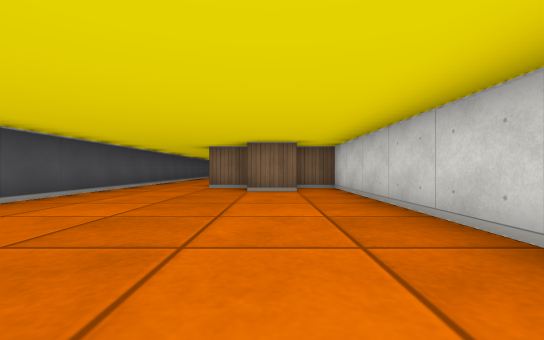
view 1 (above)

12 first-person views from a walk through a cub3D level. The camera is about half as high as the walls, looks level and sees 90° across. The floor is counted in squares. Each view is taken from the middle of a square. On the plan, view 1 faces up. The plan holds only what a view shows up to about 9 squares ahead; the rest is blank.

view 2
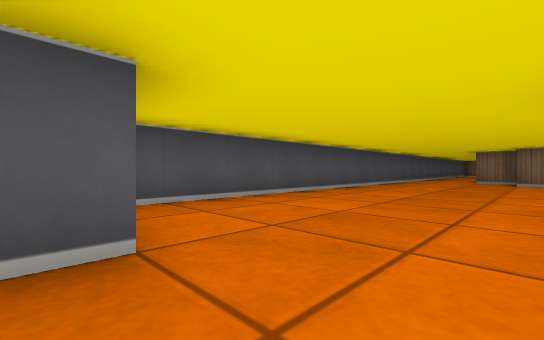

view 3
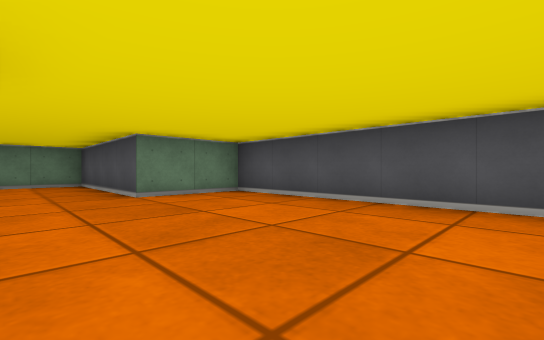

view 4
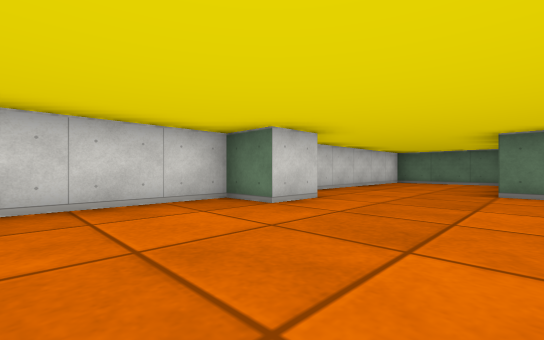

view 5
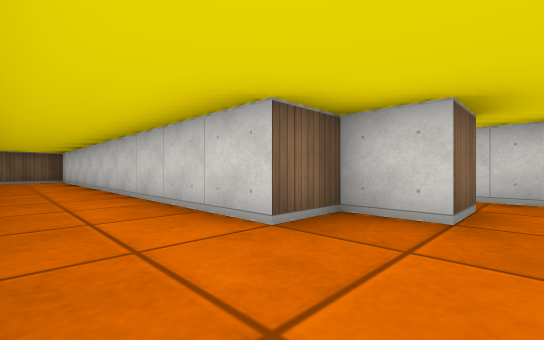

view 6
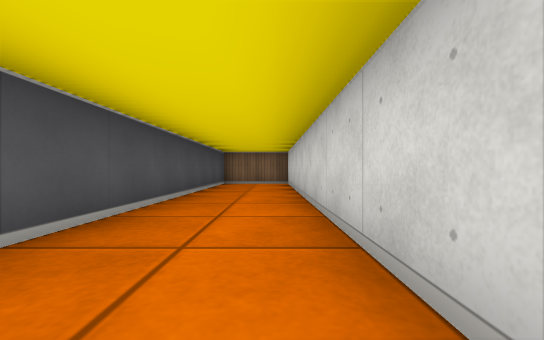

view 7
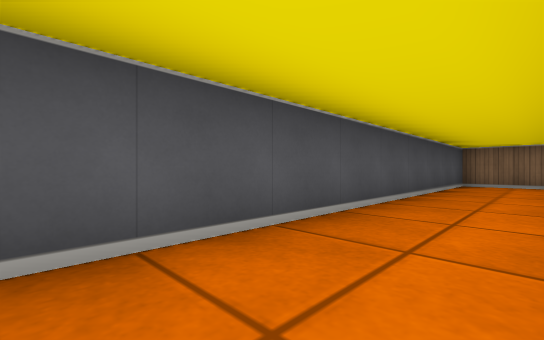

view 8
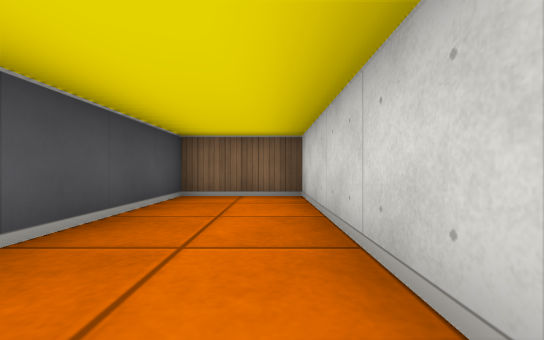

view 9
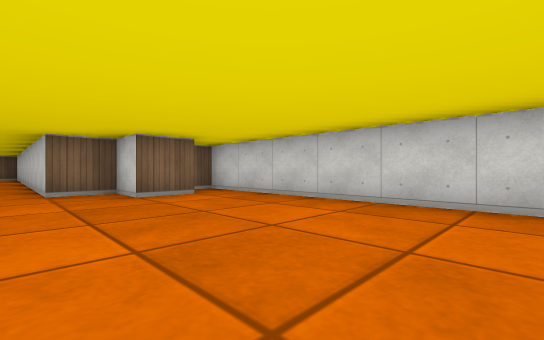

view 10
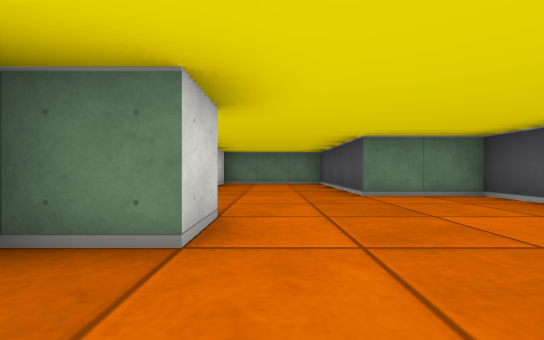

view 11
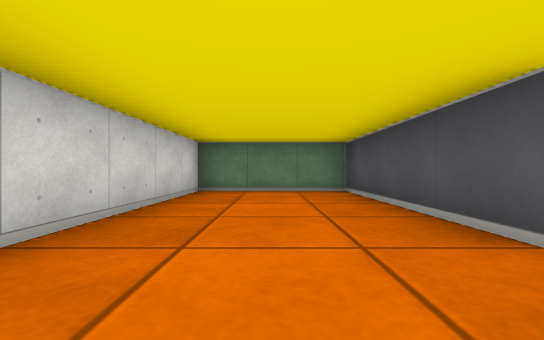

view 12
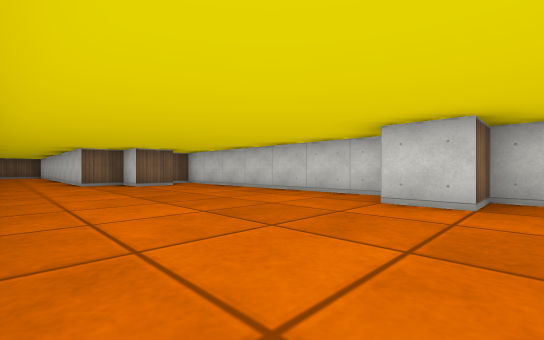

### Floor plan
Points are (right, up) in squares from view 1. A wall is a line through its corners. A room is listed if a view was taken in it or the views show most of it. See-through windows are left out.
Room 1 (views 1, 2, 3, 4, 5, 6, 7, 8, 9, 10, 11, 12)
walls: (0.6, 5.5) (-0.5, 5.5) (-0.5, 6.5) (-1.5, 6.5) (-1.5, 16.5) (-3.5, 16.5) (-3.5, -3.5) (-1.5, -3.5) (-1.5, -7.5) (1.5, -7.5) (1.5, -1.5) (0.5, -1.5) (0.5, -0.5) (1.5, -0.5) (1.5, 6.5) (0.5, 6.5)

Positions as (right, up) in squares from view 1, and headings:
1: (0, 0), facing up
2: (0, -4), facing up-left
3: (0, 1), facing down-left
4: (-2, 2), facing down-right
5: (-3, 5), facing up-right
6: (-2, 8), facing up
7: (-2, 8), facing up-left
8: (-2, 12), facing up
9: (-2, 1), facing up-right
10: (0, 1), facing down
11: (0, -2), facing down
12: (-3, -2), facing up-right
